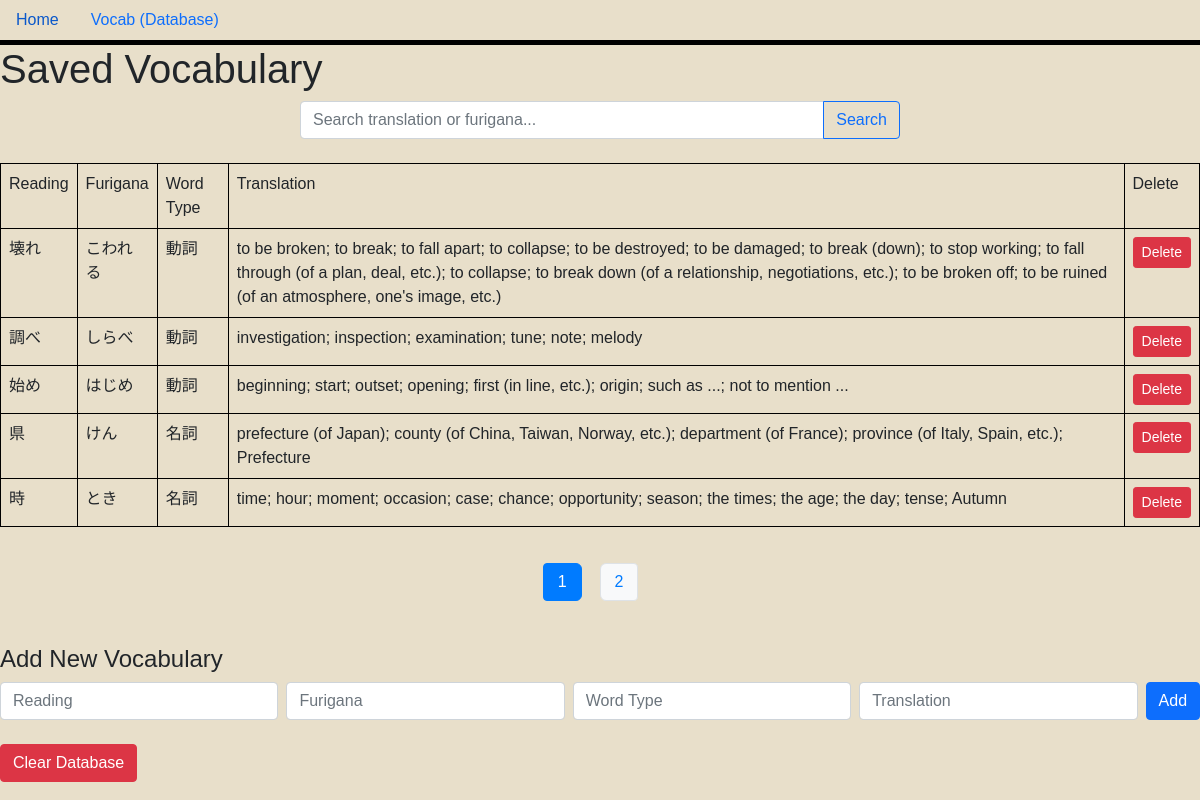
The app's page /saved with its own data.
### main.py (models this page shows, shortened)
class SavedVocab(db.Model):
    id = db.Column(db.Integer, primary_key=True)
    readingJapanese = db.Column(db.String(50), nullable=False)
    wordType = db.Column(db.String(6), nullable=False)
    translation = db.Column(db.String(300), nullable=False)
    furigana = db.Column(db.String(100), nullable=True)

### main.py (the view)
@app.route("/saved", methods=["GET"])
def show_saved_words():
    page = int(request.args.get("page", 0))
    per_page = 5
    search = request.args.get("q", "").strip()
    query = SavedVocab.query
    if search:
        query = query.filter(
            (SavedVocab.translation.contains(search)) |
            (SavedVocab.furigana.contains(search))
        )
    total_words = query.count()
    total_pages = (total_words + per_page - 1) // per_page
    page_numbers = list(range(total_pages))
    words = query.offset(page * per_page).limit(per_page).all()
    next_page = page + 1
    prev_page = page - 1
    return render_template(
        "saved_vocab.html",
        words=words,
        next_page=next_page,
        prev_page=prev_page,
        page=page,
        page_numbers=page_numbers,
        total_pages=total_pages
    )

### templates/saved_vocab.html
{% extends 'base.html' %}
{% block head %}
<link rel="stylesheet" href="../static/style.css">
{% endblock %}
{% block body %}
<h1>Saved Vocabulary</h1>
<form method="get" action="{{ url_for('show_saved_words') }}" class="mb-4">
    <div class="input-group">
        <input type="text" name="q" class="form-control" placeholder="Search translation or furigana..." value="{{ request.args.get('q', '') }}">
        <button type="submit" class="btn btn-outline-primary">Search</button>
    </div>
</form>
<table class="table table-bordered">
    <tr>
        <td>Reading</td>
        <td>Furigana</td>
        <td>Word Type</td>
        <td>Translation</td>
        <td>Delete</td>
    </tr>
    {% for item in words %}
    <tr>
        <td>{{ item.readingJapanese }}</td>
        <td>{{ item.furigana }}</td>
        <td>{{ item.wordType }}</td>
        <td>{{ item.translation }}</td>
        <td>
            <form method="post" action="{{ url_for('delete_saved_vocab', vocab_id=item.id) }}" style="display:inline;">
                <button type="submit" class="btn btn-danger btn-sm">Delete</button>
            </form>
        </td>
    </tr>
    {% endfor %}
</table>
<div class="d-flex justify-content-center my-3">
    <nav aria-label="Page navigation">
        <ul class="pagination flex-wrap">
            {% for num in page_numbers %}
                {% if num == page %}
                    <li class="page-item active" aria-current="page">
                        <span class="page-link">{{ num + 1 }}</span>
                    </li>
                {% else %}
                    <li class="page-item">
                        <a class="page-link" href="{{ url_for(request.endpoint, page=num, q=request.args.get('q', '')) }}">{{ num + 1 }}</a>
                    </li>
                {% endif %}
            {% endfor %}
        </ul>
    </nav>
</div>
<h4 class="mt-4">Add New Vocabulary</h4>
<form method="post" action="{{ url_for('add_saved_vocab') }}" class="mb-4">
    <div class="row g-2 align-items-center">
        <div class="col">
            <input type="text" name="readingJapanese" class="form-control" placeholder="Reading" required>
        </div>
        <div class="col">
            <input type="text" name="furigana" class="form-control" placeholder="Furigana">
        </div>
        <div class="col">
            <input type="text" name="wordType" class="form-control" placeholder="Word Type" required>
        </div>
        <div class="col">
            <input type="text" name="translation" class="form-control" placeholder="Translation" required>
        </div>
        <div class="col-auto">
            <button type="submit" class="btn btn-primary">Add</button>
        </div>
    </div>
</form>
<form method="post" action="/clear_saved" style="margin-top: 1em;">
    <button type="submit" class="btn btn-danger">Clear Database</button>
</form>
{% endblock %}

### static/style.css (style rules this page uses)
body { background-color: #E8DFCA; font-family: Arial, sans-serif; margin: 0; padding: 0; }
.table-bordered, .table-bordered th, .table-bordered td { border: 1px solid #000 !important; }
.input-group { width: 50%; margin: auto; }
.pagination { margin: 20px 0; text-align: center; }
.pagination a, .pagination span { display: inline-block; margin-right: 5mm; padding: 6px 14px; border-radius: 6px; background: #f8f9fa; color: #007bff; text-decoration: none; font-weight: 500; transition: background 0.2s, color 0.2s; border: 1px solid #dee2e6; }
.pagination .page-link { padding: 6px 14px; border-radius: 6px; margin-right: 5mm; box-sizing: border-box; }
.pagination .active .page-link, .pagination .page-item.active .page-link { background-color: #007bff; color: #fff; border-color: #007bff; box-shadow: none; }
.pagination .page-item .page-link { border: 1px solid #dee2e6; }
.pagination .page-item { margin-right: 0; }

### records on screen
SavedVocab: readingJapanese "壊れ", furigana "こわれる", wordType "動詞", translation "to be broken; to break; to fall apart; to collapse; to be destroyed; to be damaged; to break (down); to stop working; to fall through (of a plan, deal, etc.); to collapse; to break down (of a relationship, negotiations, etc.); to be broken off; to be ruined (of an atmosphere, one's image, etc.)"
SavedVocab: readingJapanese "調べ", furigana "しらべ", wordType "動詞", translation "investigation; inspection; examination; tune; note; melody"
SavedVocab: readingJapanese "始め", furigana "はじめ", wordType "動詞", translation "beginning; start; outset; opening; first (in line, etc.); origin; such as ...; not to mention ..."
SavedVocab: readingJapanese "県", furigana "けん", wordType "名詞", translation "prefecture (of Japan); county (of China, Taiwan, Norway, etc.); department (of France); province (of Italy, Spain, etc.); Prefecture"
SavedVocab: readingJapanese "時", furigana "とき", wordType "名詞", translation "time; hour; moment; occasion; case; chance; opportunity; season; the times; the age; the day; tense; Autumn"

### other values on screen
{{ num + 1 }} "1"
{{ num + 1 }} "2"
